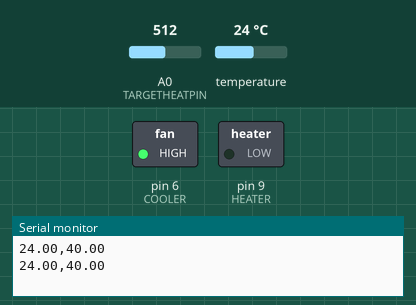
Recording of a sketch running on a simulated Arduino Uno, built with avr-gcc and run on an emulated ATmega328P. On the bench: switched loads named in the sketch (green lamp = pin HIGH), the last lines printed to the serial monitor. Inputs (shaded band) come from the test bench; at power-on: temperature 24 °C, A0 (TARGETHEATPIN) = 512.

Above: at 2.3 s.
2.4 s: temperature set to 41 °C
At 3.5 s:
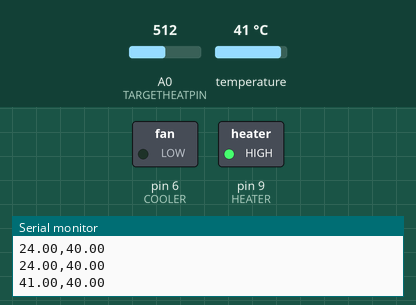
4.5 s: temperature set to 40.5 °C
6.0 s: temperature set to 39.6 °C
At 6.8 s:
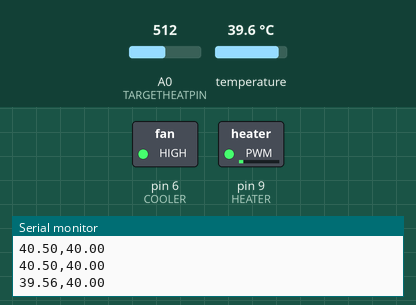
7.6 s: A0 (TARGETHEATPIN) set to 502
At 8.8 s:
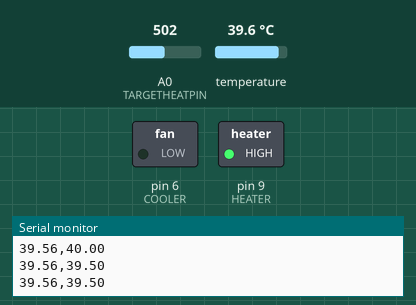
9.1 s: A0 (TARGETHEATPIN) set to 716
At 10.1 s:
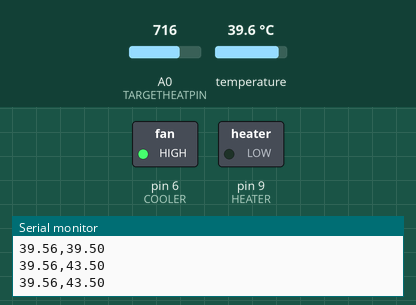
10.6 s: A0 (TARGETHEATPIN) set to 579
12.1 s: A0 (TARGETHEATPIN) set to 553
At 13.5 s:
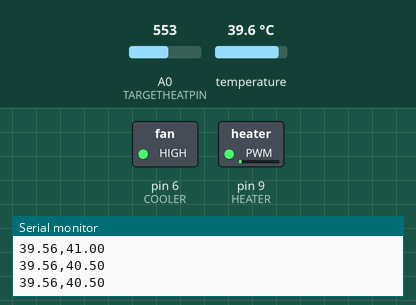
Timing chart, 0 to 14.7 s (numbered marks = the images above; inputs shaded):
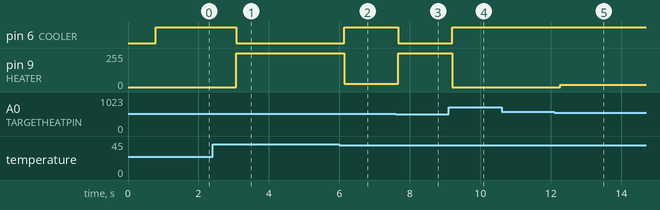

Measured:
- the behaviour switches between 40.1 and 40 °C on temperature (found by bisection; images 1 and 2)
- the behaviour switches between 512 and 511 on A0 (TARGETHEATPIN) (found by bisection; images 2 and 3)
- after the input at 2.4 s, pin 6 (COOLER): HIGH → LOW after 0.68 s; pin 9 (HEATER): 0/255 → 255/255 after 0.68 s
- after the input at 6.0 s, pin 6 (COOLER): LOW → HIGH after 0.14 s; pin 9 (HEATER): 255/255 → 26/255 after 0.14 s
- after the input at 7.6 s, pin 6 (COOLER): HIGH → LOW after 0.07 s; pin 9 (HEATER): 26/255 → 255/255 after 0.07 s
- after the input at 9.1 s, pin 6 (COOLER): LOW → HIGH after 0.10 s; pin 9 (HEATER): 255/255 → 0/255 after 0.10 s
- after the input at 12.1 s, pin 9 (HEATER): 0/255 → 16/255 after 0.16 s

The sketch:

HeatControlNoPIDm.ino
```cpp
#include "ControlF.h"
#include <OneWire.h>
#include <DallasTemperature.h>

//define inputs
#define TARGETHEATPIN A0

//define outputs
#define HEATER 9
#define COOLER 6

//define constant variable
#define maxHeat 100
#define minHeat 60

//define temp sensors
#define CURRENTHEATPIN 2
OneWire oneWire(CURRENTHEATPIN);
DallasTemperature sensors(&oneWire);

void setup() {
  //set input pins
  pinMode(TARGETHEATPIN, INPUT);

  //set output pins
  pinMode(HEATER, OUTPUT);
  pinMode(COOLER, OUTPUT);


  Serial.begin(9600); // To Show the current heat
  sensors.begin();
}

void loop() {
  sensors.requestTemperatures();
  float currentHeat = sensors.getTempCByIndex(0);
  float targetHeat = map(analogRead(TARGETHEATPIN), 0, 1023, 60, 100);
  targetHeat = targetHeat/2;
  float power = PCalculate(currentHeat, targetHeat, (maxHeat-minHeat)/2); //PowerCalculator
  //Serial.print("Heat:");
  Serial.print(currentHeat);
  Serial.print(",");
  //Serial.print("Pot:");
  Serial.println(targetHeat);

  if(power<0){
    power = map(power, -100, 0, 0, 255); //set Values between 0-255
    analogWrite(HEATER, 255);
    analogWrite(COOLER, power);
  }
  else if(power>=0){
    power = map(power, 0, 100, 255, 0); //set Values between 0-255
    analogWrite(HEATER, power);
    analogWrite(COOLER, 255);
  }
}
```

ControlF.h
```cpp
float PCalculate(float currentHeat, float targetHeat, float range){
	float error = targetHeat - currentHeat;
	if(error > 0 && range/20<error){
		return 100;
	}
	else if(error > 0 && range/20>=error){
		return targetHeat * 8 -230;
	}
	else if(error < 0){
		return -100;
	}
 else if(error==0){
    return targetHeat * 8 -230;
 }
}
```
